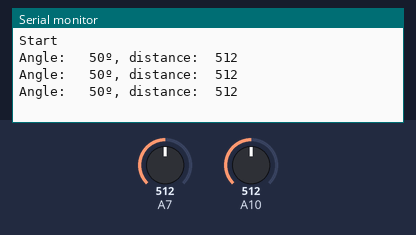
A sketch run on a simulated Arduino Mega 2560, built with avr-gcc and run on an emulated ATmega2560. Shown: the last lines printed to the serial monitor. The test bench sets the inputs (shaded band); at power-on: A7 = 512, A10 = 512.

Above: at 0.8 s.
0.9 s: A7 set to 611
At 1.11 s:
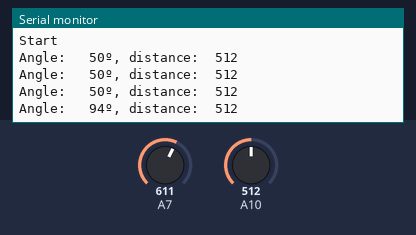
2.4 s: A7 set to 634
At 2.61 s:
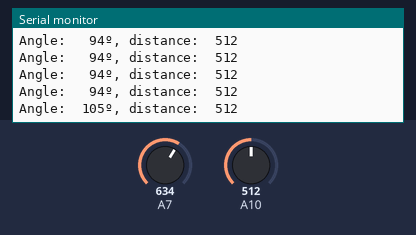
4.5 s: A10 set to 108
At 4.72 s:
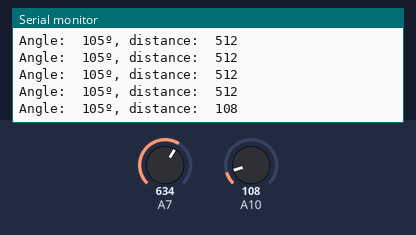
6.0 s: A10 set to 89
At 6.23 s:
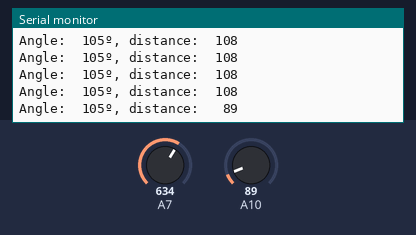
8.1 s: A10 set to 11
At 8.33 s:
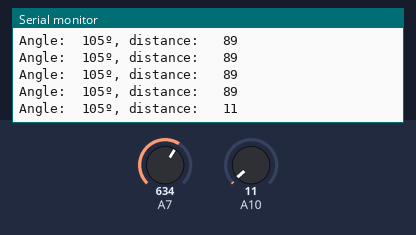
9.6 s: A10 set to 8
At 9.84 s:
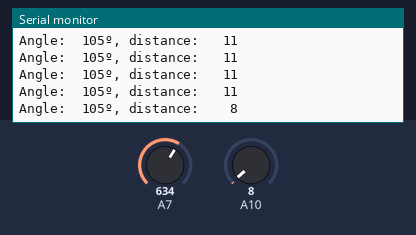

The sketch:

IRFinders.ino
```cpp
#include "IRFinders.h"

IRFinders ir; //Define the object

void setup() {
  //Add a sensor.
  ir.add(A7, A10); //Analog input pin (A7), connected to sensor's DEG output (angle), A10 to CM (distance).

  Serial.begin(115200); // Start communication with a computer connected to Arduino via a USB cable
  Serial.println("Start");

  ir.test(); // Study the test() function in order to use it in Your code.
}

void loop() {}

/** If something goes wrong, it will be the best to stop the program.
*/
void error(String message) {
  Serial.print(message);
  while (true)
    ;
}
```

IRFinders.cpp
```cpp
#include "IRFinders.h"

/**Add a sensor
@param angle - Analog pin for angle. Robot front is 0 degrees and positive angles are to the right. Total range is -180º to 180º.
@param distance - analog pin for distance.
*/
void IRFinders::add(uint8_t anglePin, uint8_t distancePin)
{
	if (nextFree >= MAX_IR_FINDERS)
		error("Too many IR finders");
	anglePins[nextFree] = anglePin;
	distancePins[nextFree] = distancePin;
	nextFree++;
}

/** Does a light source exist (like an RCJ IR ball) or not?
@param sensorNumber - Sensor's ordinal number. Each call of function add() assigns an increasing number to the sensor, starting with 0.
@return - Exists or not.
*/
bool IRFinders::anyIRSource(uint8_t sensorNumber) {

	return analogRead(distancePins[sensorNumber]) > IR_FINDERS_DETECTION_THRESHOLD;
}

/** Angle of the light source (like an RCJ IR ball)
@param sensorNumber - Sensor's ordinal number. Each call of function add() assigns an increasing number to the sensor, starting with 0.
@return - Angle in degrees. Robot front is 0 degrees and positive angles are to the right. Total range is -180º to 180º.
*/
IRSource IRFinders::irSource(uint8_t sensorNumber) {
	IRSource source;

	source.angle = map(analogRead(anglePins[sensorNumber]), 0, IR_FINDERS_MAXIMUM_ANALOG_READ, -180, 180);
	source.distance = analogRead(distancePins[sensorNumber]);
	source.any = false;

	return source;
}

/** Print to all serial ports
@param message
@param eol - end of line
*/
void IRFinders::print(String message, bool eol) {
	if (eol) {
		Serial.println(message);
		if (serial != 0)
			serial->println(message);
	}
	else {
		Serial.print(message);
		if (serial != 0)
			serial->print(message);
	}
}

/**Test
@param breakWhen - A function returning bool, without arguments. If it returns true, the test() will be interrupted.
@param updateByTimerInterrupts - If so, no update() will be called in the function.
*/
void IRFinders::test(BreakCondition breakWhen, bool updateByTimerInterrupts) {
	while (breakWhen == 0 || !(*breakWhen)()) {
		for (int i = 0; i < nextFree; i++) {
			if (i != 0)
				print("  ");
			IRSource source = irSource(i);
			char buffer[] = "No source detected.        ";
			if (anyIRSource())
				sprintf(buffer, "Angle: %4dº, distance: %4d.", source.angle, source.distance);
			print(buffer);
			if (i == nextFree - 1)
				print("", true);
		}

		delay(300);
	}
}

/**Constructor
@param hardwareSerial - Serial, Serial1, Serial2,... - an optional serial port, for example for Bluetooth communication
*/
IRFinders::IRFinders(HardwareSerial * hardwareSerial) {
	serial = hardwareSerial;
	nextFree = 0;
}

IRFinders::~IRFinders(){}
```

IRFinders.h
```cpp
#pragma once
#include "Arduino.h"

/**
Purpose: Using MRMS IR finder. Separate sensors can be used or as a group, for detection of a RCJ ball.
@author MRMS team
@version 0.0 2019-03-07
Licence: You can use this code any way you like.
*/

#define MAX_IR_FINDERS 1 //Maximum number of IR finders.
#define IR_FINDERS_DETECTION_THRESHOLD 1 // Increasing this number mitigates noise problems but decreases sensitivity
#define IR_FINDERS_MAXIMUM_ANALOG_READ 800 // Change this number according to Your system in order to get exact angles. Numbers close to 1023 are expected for 10-bit ADCs.
typedef bool(*BreakCondition)();

struct IRSource {
public:
	int16_t angle;
	uint16_t distance;
	bool any;
};

class IRFinders
{
	int nextFree;
	uint8_t anglePins[MAX_IR_FINDERS];
	uint8_t distancePins[MAX_IR_FINDERS];
	HardwareSerial * serial; //Additional serial port

	/** Print to all serial ports
	@param message
	@param eol - end of line
	*/
	void print(String message, bool eol = false);

public:
	/**Constructor
	@param hardwareSerial - Serial, Serial1, Serial2,... - an optional serial port, for example for Bluetooth communication
	*/
	IRFinders(HardwareSerial * hardwareSerial = 0);

	~IRFinders();

	/**Add a sensor
	@param anglePin - Analog pin for angle. Robot front is 0 degrees and positive angles are to the right. Total range is -180º to 180º.
	@param distancePin - analog pin for distance.
	*/
	void add(uint8_t anglePin, uint8_t distancePin);

	/** Does a light source exist (like an RCJ IR ball) or not?
	@param sensorNumber - Sensor's ordinal number. Each call of function add() assigns an increasing number to the sensor, starting with 0.
	@return - Exists or not.
	*/
	bool anyIRSource(uint8_t sensorNumber = 0);

	/** Angle of the light source (like an RCJ IR ball)
	@return - Angle in degrees. Robot front is 0 degrees and positive angles are to the right. Total range is -180º to 180º.
	@param sensorNumber - Sensor's ordinal number. Each call of function add() assigns an increasing number to the sensor, starting with 0.
	*/
	IRSource irSource(uint8_t sensorNumber = 0);

	/**Test
	@param breakWhen - A function returning bool, without arguments. If it returns true, the test() will be interrupted.
	@param updateByTimerInterrupts - If so, no update() will be called in the function.
	*/
	void test(BreakCondition breakWhen = 0, bool updateByTimerInterrupts = false);
};

//Declaration of error function. Definition is in Your code.
void error(String message);
```

Measured:
- the behaviour switches between 622 and 623 on A7 (found by bisection; images 1 and 2)
- the behaviour switches between 100 and 99 on A10 (found by bisection; images 3 and 4)
- the behaviour switches between 10 and 9 on A10 (found by bisection; images 5 and 6)
- after the input at 0.9 s, the serial monitor: prints a new line at once (image 1)
- after the input at 2.4 s, the serial monitor: prints a new line at once (image 2)
- after the input at 4.5 s, the serial monitor: prints a new line at once (image 3)
- after the input at 6.0 s, the serial monitor: prints a new line at once (image 4)
- after the input at 8.1 s, the serial monitor: prints a new line at once (image 5)
- after the input at 9.6 s, the serial monitor: prints a new line at once (image 6)
